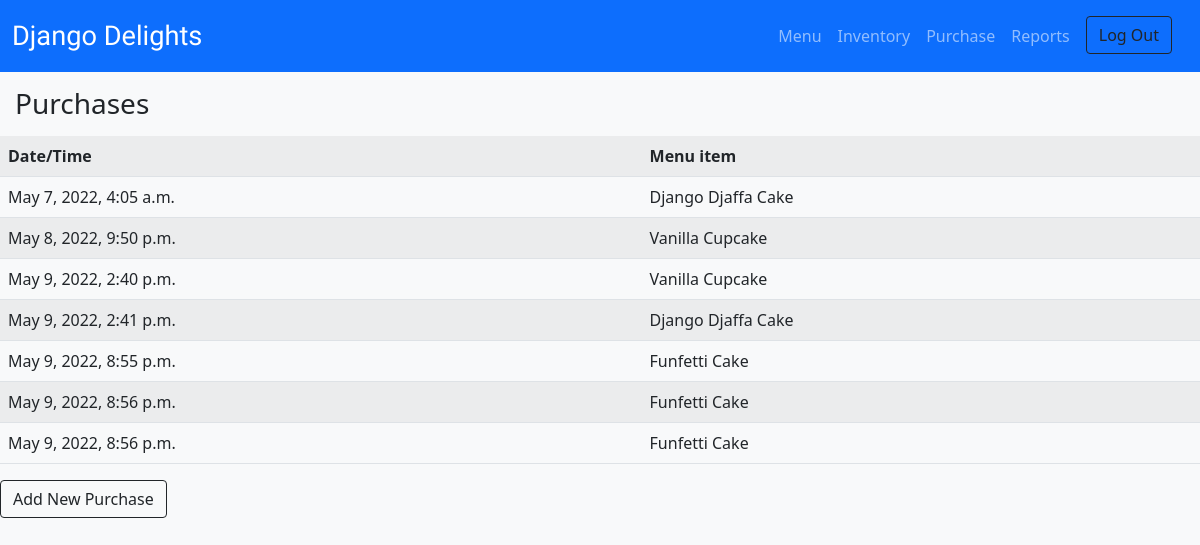
Page /purchase/ (signed in) on the committed database.
### djangodelights/models.py (models this page shows, shortened)
class Purchase(models.Model):
    menu_item = models.ForeignKey(MenuItem, on_delete=models.CASCADE)
    timestamp = models.DateTimeField(auto_now_add=True)

class MenuItem(models.Model):
    title = models.CharField(max_length=100)
    price = models.FloatField()

### djangodelights/views.py (the view)
# urls.py: path("purchase/", views.PurchaseListView.as_view(), name="purchase_list"),
class PurchaseListView(LoginRequiredMixin, ListView):
    model = Purchase
    template_name = "djangodelights/purchase_list.html"
    def get_context_data(self):
        context = super().get_context_data()
        context["purchases"] = Purchase.objects.all()
        return context

### djangodelights/templates/djangodelights/purchase_list.html
{% extends 'base.html'%}
{% load static %}
{% block content %}
<h3>Purchases</h3>
<table class="table table-striped">
  <tr>
    <th>Date/Time</th>
    <th>Menu item</th>
  </tr>
  {% for purchase in purchases %}
  <tr>
    <td>{{purchase.timestamp}}</td>
    <td>{{purchase.menu_item.title}}</td>
  </tr>
  {% endfor %}
</table>
<a class="btn btn-outline-dark" href="{% url 'purchase_create' %}">Add New Purchase<a>
{% endblock %}

### djangodelights/static/djangodelights/styles.css (style rules this page uses)
html { font-family: "IBM Plex Sans", sans-serif; }
a { text-decoration: none; }
h3 { margin: 15px; }

### rows in the picture
Purchase: timestamp "May 7, 2022, 4:05 a.m.", menu_item "Django Djaffa Cake"
Purchase: timestamp "May 8, 2022, 9:50 p.m.", menu_item "Vanilla Cupcake"
Purchase: timestamp "May 9, 2022, 2:40 p.m.", menu_item "Vanilla Cupcake"
Purchase: timestamp "May 9, 2022, 2:41 p.m.", menu_item "Django Djaffa Cake"
Purchase: timestamp "May 9, 2022, 8:55 p.m.", menu_item "Funfetti Cake"
Purchase: timestamp "May 9, 2022, 8:56 p.m.", menu_item "Funfetti Cake"
Purchase: timestamp "May 9, 2022, 8:56 p.m.", menu_item "Funfetti Cake"
